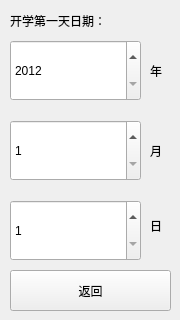
<?xml version="1.0" encoding="UTF-8"?>
<ui version="4.0">
 <class>SettingWindow</class>
 <widget class="QMainWindow" name="SettingWindow">
  <property name="geometry">
   <rect>
    <x>0</x>
    <y>0</y>
    <width>180</width>
    <height>320</height>
   </rect>
  </property>
  <property name="minimumSize">
   <size>
    <width>180</width>
    <height>320</height>
   </size>
  </property>
  <property name="maximumSize">
   <size>
    <width>180</width>
    <height>320</height>
   </size>
  </property>
  <property name="windowTitle">
   <string>设置</string>
  </property>
  <property name="windowIcon">
   <iconset resource="icon.qrc">
    <normaloff>:/icon/YFReminder2.svg</normaloff>:/icon/YFReminder2.svg</iconset>
  </property>
  <widget class="QWidget" name="centralwidget">
   <widget class="QLabel" name="lblTagBeginDate">
    <property name="geometry">
     <rect>
      <x>10</x>
      <y>10</y>
      <width>131</width>
      <height>21</height>
     </rect>
    </property>
    <property name="text">
     <string>开学第一天日期：</string>
    </property>
   </widget>
   <widget class="QSpinBox" name="spinYear">
    <property name="geometry">
     <rect>
      <x>10</x>
      <y>40</y>
      <width>131</width>
      <height>61</height>
     </rect>
    </property>
    <property name="minimum">
     <number>2012</number>
    </property>
    <property name="maximum">
     <number>2050</number>
    </property>
   </widget>
   <widget class="QSpinBox" name="spinMonth">
    <property name="geometry">
     <rect>
      <x>10</x>
      <y>120</y>
      <width>131</width>
      <height>61</height>
     </rect>
    </property>
    <property name="minimum">
     <number>1</number>
    </property>
    <property name="maximum">
     <number>12</number>
    </property>
   </widget>
   <widget class="QSpinBox" name="spinDay">
    <property name="geometry">
     <rect>
      <x>10</x>
      <y>200</y>
      <width>131</width>
      <height>61</height>
     </rect>
    </property>
    <property name="minimum">
     <number>1</number>
    </property>
    <property name="maximum">
     <number>31</number>
    </property>
   </widget>
   <widget class="QPushButton" name="btnBack">
    <property name="geometry">
     <rect>
      <x>10</x>
      <y>270</y>
      <width>161</width>
      <height>41</height>
     </rect>
    </property>
    <property name="text">
     <string>返回</string>
    </property>
   </widget>
   <widget class="QLabel" name="label">
    <property name="geometry">
     <rect>
      <x>150</x>
      <y>60</y>
      <width>21</width>
      <height>21</height>
     </rect>
    </property>
    <property name="text">
     <string>年</string>
    </property>
   </widget>
   <widget class="QLabel" name="label_2">
    <property name="geometry">
     <rect>
      <x>150</x>
      <y>140</y>
      <width>21</width>
      <height>21</height>
     </rect>
    </property>
    <property name="text">
     <string>月</string>
    </property>
   </widget>
   <widget class="QLabel" name="label_3">
    <property name="geometry">
     <rect>
      <x>150</x>
      <y>210</y>
      <width>21</width>
      <height>31</height>
     </rect>
    </property>
    <property name="text">
     <string>日</string>
    </property>
   </widget>
  </widget>
 </widget>
 <resources>
  <include location="icon.qrc"/>
 </resources>
 <connections/>
</ui>
